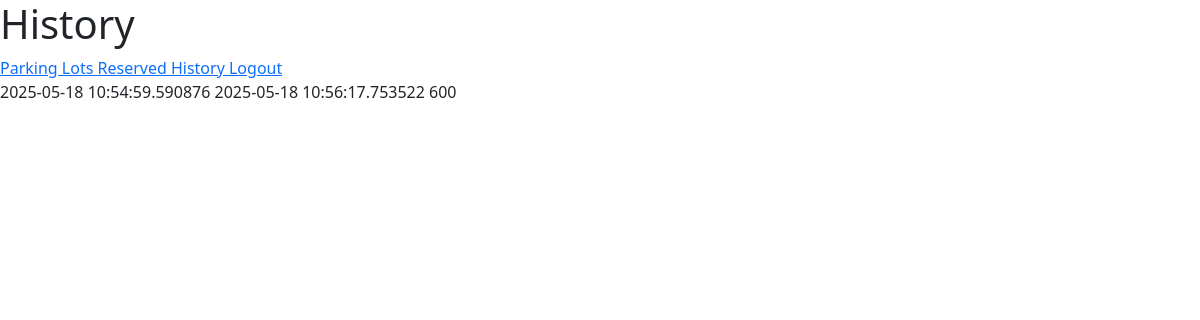
/user/dashboard/history (signed in), run on an earlier commit of the app's database.
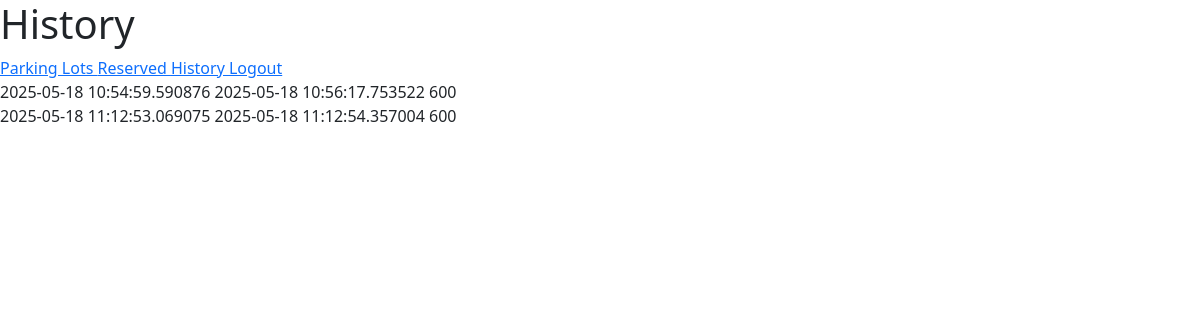
And on a later commit of the database.
### models/parkingInfo.py (models this page shows)
class ReservedParkingSpot(db.Model) :
    __tablename__ = "reservedparkingspot"
    id = db.Column(db.Integer, primary_key = True, autoincrement = True)
    parkingSpotId = db.Column(db.Integer, db.ForeignKey("parkingspot.id"))
    userId = db.Column(db.Integer, db.ForeignKey("user.id"))
    parkingTimestamp = db.Column(db.DateTime)
    leavingTimestamp = db.Column(db.DateTime)
    totalCost = db.Column(db.Integer)
    vehicleNumber = db.Column(db.String)

### controllers/userDashboard.py (the view)
@userbp.route("/dashboard/history", methods = ["GET"])
def history() :
    return render_template("user/reservedSpotHistory.html", reservedParkingSpots = viewAllReservedParkingSpots())

### controllers/userDashboard.py (called while the page is built)
@userbp.before_request
def restrict() :
    if session.get("type") != "user" :
        return redirect(url_for("general.signIn"))

def viewAllReservedParkingSpots() :
    return db.session.execute(db.select(ReservedParkingSpot).filter_by(userId = session["id"])).scalars().all()

### templates/user/reservedSpotHistory.html (shortened to what this page needs)
<!DOCTYPE html>
<html>
    <head>
        <link rel = "stylesheet" href = "/static/bootstrap/css/bootstrap.min.css"/>
        <link rel = "stylesheet" href = "/static/css/style.css"/>
    </head>
    <body>
        <h1>
        </h1>
        <div>
            <a href = "/user/dashboard">
                Parking Lots
            </a>
            <a href = "/user/dashboard/reserved">
                Reserved
            </a>
            <a href = "/user/dashboard/history">
                History
            </a>
            <a href = "/signIn">
                Logout
            </a>
        </div>
        <div>
            {% for reservedParkingSpot in reservedParkingSpots %}
                <div>
                    {{ reservedParkingSpot.parkingTimestamp }}
                    {{ reservedParkingSpot.leavingTimestamp }}
                    {{ reservedParkingSpot.totalCost }}
                </div>
            {% endfor %}
        </div>
    </body>
</html>

What changed in the data, as far as the page shows it:
added ReservedParkingSpot: parkingTimestamp "2025-05-18 11:12:53.069075", leavingTimestamp "2025-05-18 11:12:54.357004", totalCost "600"
